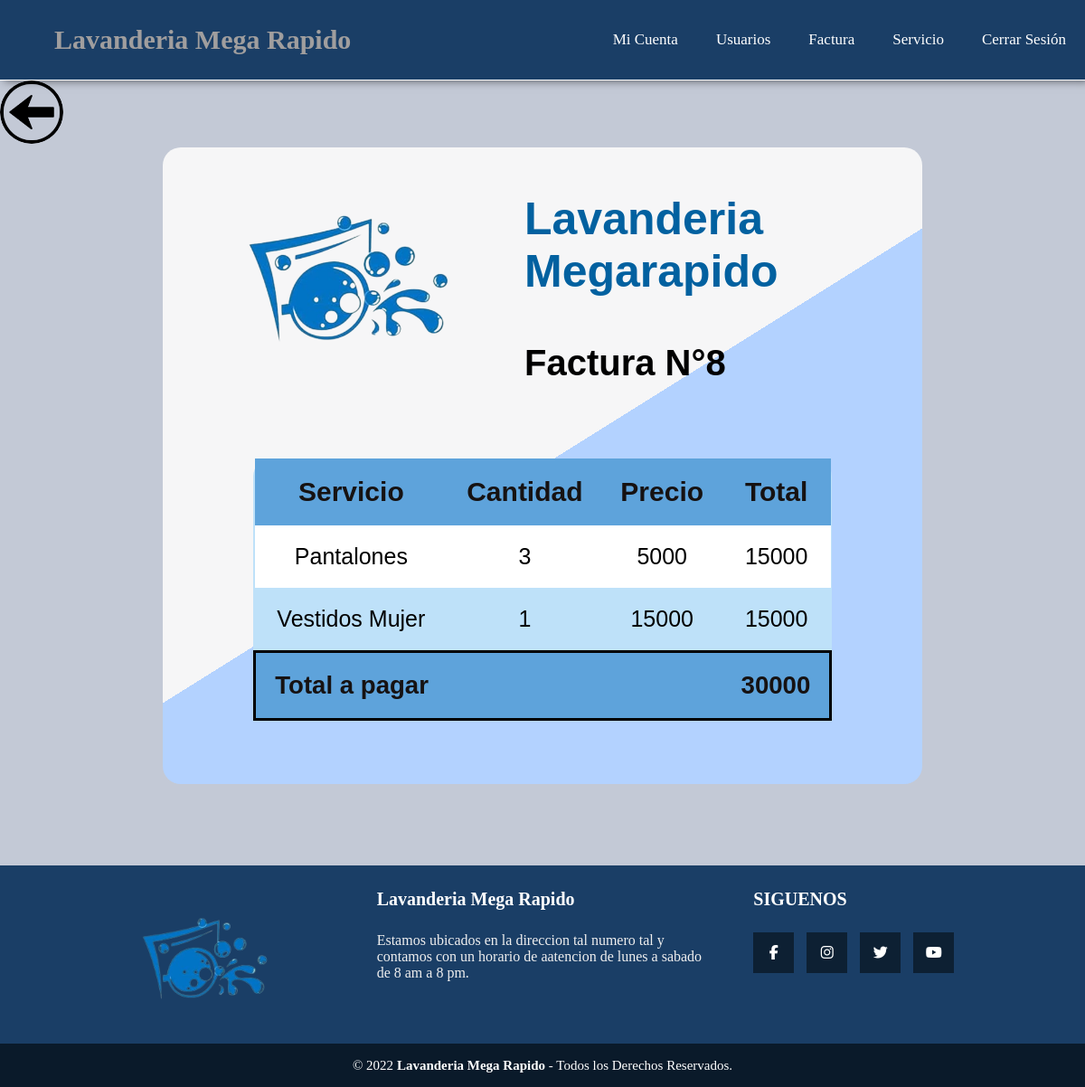
The page /Administrador/CRUD_Fact/ver_det_fac_adm.php?factura=8 (signed in) on the database its author committed.
### tables this page shows
CREATE TABLE `det_factura` (
  `id` int NOT NULL,
  `cantidad` int NOT NULL,
  `id_factura_det` int NOT NULL,
  `id_servicios_det` int NOT NULL
);

CREATE TABLE `servicios` (
  `id_servicio` int NOT NULL,
  `nom_servicio` varchar(30) NOT NULL,
  `precio` int NOT NULL,
  `peso` decimal(10,2) DEFAULT NULL,
  `descripcion` varchar(120) NOT NULL,
  `info_admin_id` int NOT NULL,
  `imagen` longblob
);

### Administrador/CRUD_Fact/ver_det_fac_adm.php (the view, shortened to what this page needs)
<?php include('menu_admin.php');
$n_fact = $_REQUEST['factura'];
?>
        <form  action="listafacturas.php" method="post">
        <input class="boton_atras_ver" type="image" src="../../Cliente/boton.png" >
        </form>
        <div class="Cont_principal_ver_deta_administrador">
        <div class="caja_det_fac_adm">
        <p class="Logotipo_factura"><a href="#">
        <img src="../../img/icono.png" alt="Logo de SLee Dw" align="left" class="Logo_en_factura">
        </a><b>Lavanderia Megarapido</b> </p>
        <h1 class="titulo_lista_fact_adm">Factura N°<?php echo $n_fact;?></h1><br><br>
        <div class="caja_facturas_adm">
        <?php
       include('../../conecta.php');
       $sql = "SELECT det_factura.id, det_factura.cantidad, det_factura.id_servicios_det, servicios.nom_servicio, servicios.precio FROM det_factura
       INNER JOIN servicios on det_factura.id_servicios_det = servicios.id_servicio AND det_factura.id_factura_det = $n_fact; ";
       $result = mysqli_query($conn, $sql);
       if (mysqli_num_rows($result) > 0) {
           ?>
           <table class="table_det_fact_adm">
               <tr class="encabezado_ver_deta_adm">
                   <th class="th_det_fact_cli">Servicio</th>
                   <th class="th_det_fact_cli">Cantidad</th>
                   <th class="th_det_fact_cli">Precio</th>
                   <th class="th_det_fact_cli">Total</th>
               </tr>
           <?php
           $total_pagar = 0;
           while($row = mysqli_fetch_assoc($result)) {
           $cantidad = $row['cantidad'];
           $servicio = $row['nom_servicio'];
           $precio = $row['precio'];
           $total = $precio * $cantidad;
           $total_pagar = $total + $total_pagar;
           ?>
           <tr class="tr1">
               <td class="td_det_fact_cli"><?php echo $servicio ; ?></td>
               <td class="td_det_fact_cli"><?php echo $cantidad ; ?></td>
               <td class="td_det_fact_cli"><?php echo $precio ; ?></td>
               <td class="td_det_fact_cli"><?php echo $total ; ?></td>
           </tr>
           <?php
           }
       } else {
           echo "Aun no tienes facturas";
       }
       ?>
       <th class="th_det_fact_total_pagar_izquierdo">Total a pagar</th>
       <th class="th_det_fact_total_pagar_centro"></th>
       <th class="th_det_fact_total_pagar_centro"></th>
       <th class="th_det_fact_total_pagar_derecho"><?php echo $total_pagar; ?> </th>
       <?php
       echo "</table>";
   ?>
        </div>
        </div>
    </div>
<?php include('pie_pagina.php'); ?>

### Administrador/style.css (style rules this page uses)
.th_det_fact_total_pagar_izquierdo { font-size: larger; color: rgb(22, 18, 18); background-color: rgb(94, 163, 219); border: solid black 3px; border-right: none; }
.th_det_fact_total_pagar_centro { font-size: larger; color: rgb(22, 18, 18); background-color: rgb(94, 163, 219); border: solid black 3px; border-right: none; border-left: none; }
.th_det_fact_total_pagar_derecho { font-size: larger; color: rgb(22, 18, 18); background-color: rgb(94, 163, 219); border: solid black 3px; border-left: none; }
.td_det_fact_cli { font-size: 25px; }
.th_det_fact_cli { font-size: 30px; color: rgb(22, 18, 18); background-color: rgb(94, 163, 219); border: none; }
body { margin: 0; padding: 0; background: rgb(195, 201, 214); display: flex; flex-direction: column; height: 100%; }
html { height: 100%; }

### css/estilo_fac.css (style rules this page uses)
body { margin: 0; padding: 0; background: rgb(243, 244, 244); }
th, td { padding: 20px; }
tr:nth-child(even) { background-color: rgb(200, 200, 200); }
h1 { margin-top: 20px; font-size: 40px; font-family: Arial, Helvetica, sans-serif; }
.Cont_principal_ver_deta_administrador { background-image: linear-gradient(-32deg, #b3d2ff 50%, #f6f6f7 50% ); margin-bottom: 50px; margin-left: 15%; margin-right: 15%; padding-bottom: 50px; border-radius: 20px; }
.titulo_lista_fact_adm { font-family: Arial, Helvetica, sans-serif; text-align: left; margin-right: 20px; margin-top: 20px; }
.caja_facturas_adm { padding: 20px 20px 20px 20px; }
.tr1:nth-child(even) { background-color:white; }
.table_det_fact_adm { text-align: center; background-color: rgb(190, 225, 249); border-collapse: collapse; width: 80%; height: 150px; margin-left: 10%; margin-right: 2%; font-family: Arial, Helvetica, sans-serif; font-size: 23px; border-radius: 20px; }
.boton_atras_ver { height:70px; width:70px; border-radius: 50%; }
.encabezado_ver_deta_adm { background-color: rgb(4, 111, 183); font-family: Arial, Helvetica, sans-serif; }
.Logo_en_factura { width: 400px; height: 220px; }
.Logotipo_factura { color: rgb(2, 97, 160); font-size: 50px; font-family: Arial, Helvetica, sans-serif; }

### css/pie_pagina.css (style rules this page uses)
body { margin: 0; padding: 0; background: rgb(195, 201, 214); display: flex; flex-direction: column; min-height: 100%; }
html { height: 100%; }

### rows shown on the page
det_factura: id_servicios_det.nom_servicio "Pantalones", cantidad "3", id_servicios_det.precio "5000", total "15000"
det_factura: id_servicios_det.nom_servicio "Vestidos Mujer", cantidad "1", id_servicios_det.precio "15000"

### other values the page prints
$n_fact "8"
$total_pagar "30000"
